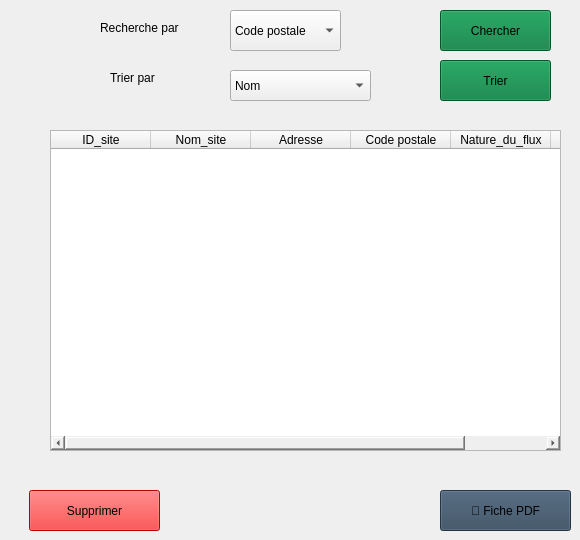
         <widget class="QWidget" name="tab">
          <attribute name="title">
           <string>tableau clients</string>
          </attribute>
          <widget class="QPushButton" name="btn_supprimer_3">
           <property name="geometry">
            <rect>
             <x>29</x>
             <y>490</y>
             <width>131</width>
             <height>41</height>
            </rect>
           </property>
           <property name="styleSheet">
            <string notr="true">background-color: rgb(255, 0, 0);</string>
           </property>
           <property name="text">
            <string>Supprimer</string>
           </property>
          </widget>
          <widget class="QComboBox" name="cb_tri_2">
           <property name="geometry">
            <rect>
             <x>230</x>
             <y>10</y>
             <width>111</width>
             <height>41</height>
            </rect>
           </property>
           <item>
            <property name="text">
             <string>Code postale </string>
            </property>
           </item>
           <item>
            <property name="text">
             <string>Adresse </string>
            </property>
           </item>
           <item>
            <property name="text">
             <string>PDG</string>
            </property>
           </item>
          </widget>
          <widget class="QPushButton" name="btn_pdf_8">
           <property name="geometry">
            <rect>
             <x>440</x>
             <y>490</y>
             <width>131</width>
             <height>41</height>
            </rect>
           </property>
           <property name="styleSheet">
            <string notr="true">background-color: rgb(52, 73, 94);</string>
           </property>
           <property name="text">
            <string>📄 Fiche PDF</string>
           </property>
          </widget>
          <widget class="QComboBox" name="cb_tri_3">
           <property name="geometry">
            <rect>
             <x>230</x>
             <y>70</y>
             <width>141</width>
             <height>31</height>
            </rect>
           </property>
           <item>
            <property name="text">
             <string>Nom</string>
            </property>
           </item>
           <item>
            <property name="text">
             <string>Ville</string>
            </property>
           </item>
           <item>
            <property name="text">
             <string>Nature_du_flux</string>
            </property>
           </item>
           <item>
            <property name="text">
             <string/>
            </property>
           </item>
          </widget>
          <widget class="QPushButton" name="btn_trier_3">
           <property name="geometry">
            <rect>
             <x>440</x>
             <y>60</y>
             <width>111</width>
             <height>41</height>
            </rect>
           </property>
           <property name="styleSheet">
            <string notr="true">background-color: rgb(0, 121, 58);</string>
           </property>
           <property name="text">
            <string>Trier</string>
           </property>
          </widget>
          <widget class="QLabel" name="label_76">
           <property name="geometry">
            <rect>
             <x>100</x>
             <y>20</y>
             <width>111</width>
             <height>16</height>
            </rect>
           </property>
           <property name="text">
            <string>Recherche par </string>
           </property>
          </widget>
          <widget class="QLabel" name="label_77">
           <property name="geometry">
            <rect>
             <x>110</x>
             <y>70</y>
             <width>111</width>
             <height>16</height>
            </rect>
           </property>
           <property name="text">
            <string>Trier par </string>
           </property>
          </widget>
          <widget class="QPushButton" name="btn_trier_4">
           <property name="geometry">
            <rect>
             <x>440</x>
             <y>10</y>
             <width>111</width>
             <height>41</height>
            </rect>
           </property>
           <property name="styleSheet">
            <string notr="true">background-color: rgb(0, 121, 58);</string>
           </property>
           <property name="text">
            <string>Chercher</string>
           </property>
          </widget>
          <widget class="QTableWidget" name="tableWidget_2">
           <property name="geometry">
            <rect>
             <x>50</x>
             <y>130</y>
             <width>511</width>
             <height>321</height>
            </rect>
           </property>
           <property name="styleSheet">
            <string notr="true">border-color: rgb(0, 0, 0);</string>
           </property>
           <column>
            <property name="text">
             <string>ID_site</string>
            </property>
           </column>
           <column>
            <property name="text">
             <string>Nom_site</string>
            </property>
           </column>
           <column>
            <property name="text">
             <string>Adresse</string>
            </property>
           </column>
           <column>
            <property name="text">
             <string>Code postale</string>
            </property>
           </column>
           <column>
            <property name="text">
             <string>Nature_du_flux</string>
            </property>
           </column>
           <column>
            <property name="text">
             <string>Points fidélité</string>
            </property>
           </column>
          </widget>
         </widget>
